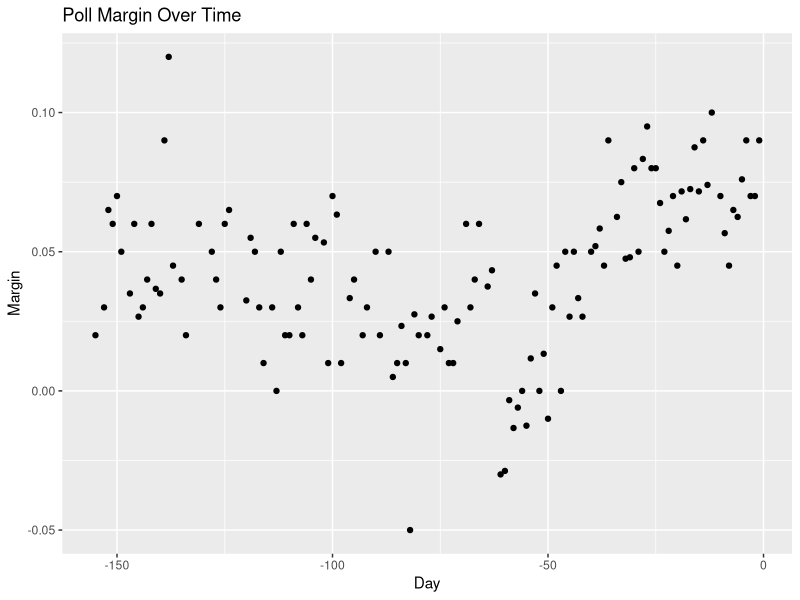
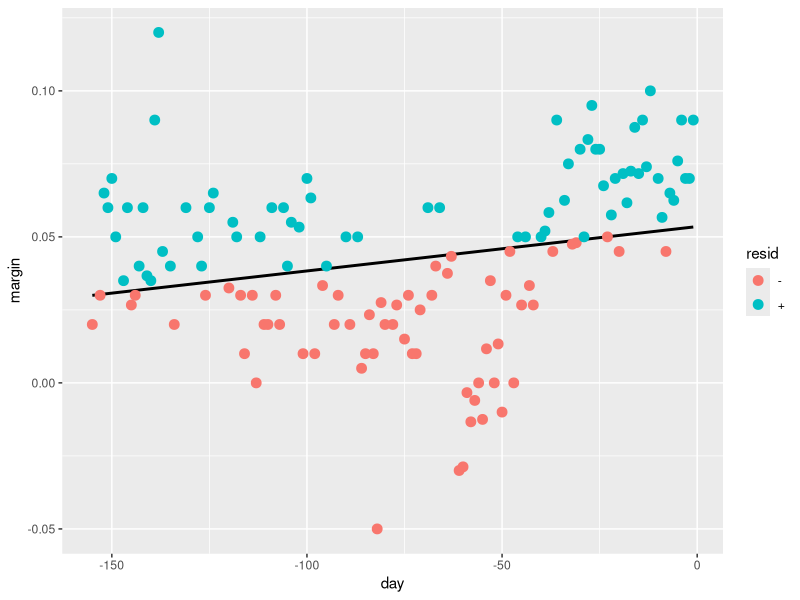

The R script that drew these images, in order:
# Load the necessary libraries
library(tidyverse)  # Loads a collection of packages for data manipulation and visualization
library(dslabs)     # Loads the 'dslabs' package that contains data like 'polls_2008'
library(ggplot2)    # Loads 'ggplot2' for data visualization

# Load the polls_2008 dataset from the dslabs package
data("polls_2008")

# Create a scatter plot to visualize the relationship between day and margin
ggplot(polls_2008, aes(x = day, y = margin)) +  # Initialize the plot with 'day' on the x-axis and 'margin' on the y-axis
  geom_point() +  # Adds points for each pair of day and margin
  labs(title = "Poll Margin Over Time", x = "Day", y = "Margin")  # Adds a title and axis labels to the plot

# Fit a linear regression model to estimate the trend in margin over time (using day as predictor)
resid <- ifelse(lm(margin~day, data = polls_2008)$resid > 0, "+", "-")  # Get the residuals from the linear model and classify them as "+" or "-" based on their sign

# Create a plot that shows the margin over time with a linear regression line and points colored by residuals
polls_2008 %>% 
  mutate(resid = resid) %>%  # Add a new column 'resid' to the data frame based on the calculated residuals
  ggplot(aes(day, margin)) +  # Initialize the plot with 'day' on the x-axis and 'margin' on the y-axis
  geom_smooth(method = "lm", se = FALSE, color = "black") +  # Adds a linear regression line without confidence intervals (se = FALSE)
  geom_point(aes(color = resid), size = 3)  # Adds points colored by their residuals, with a size of 3
